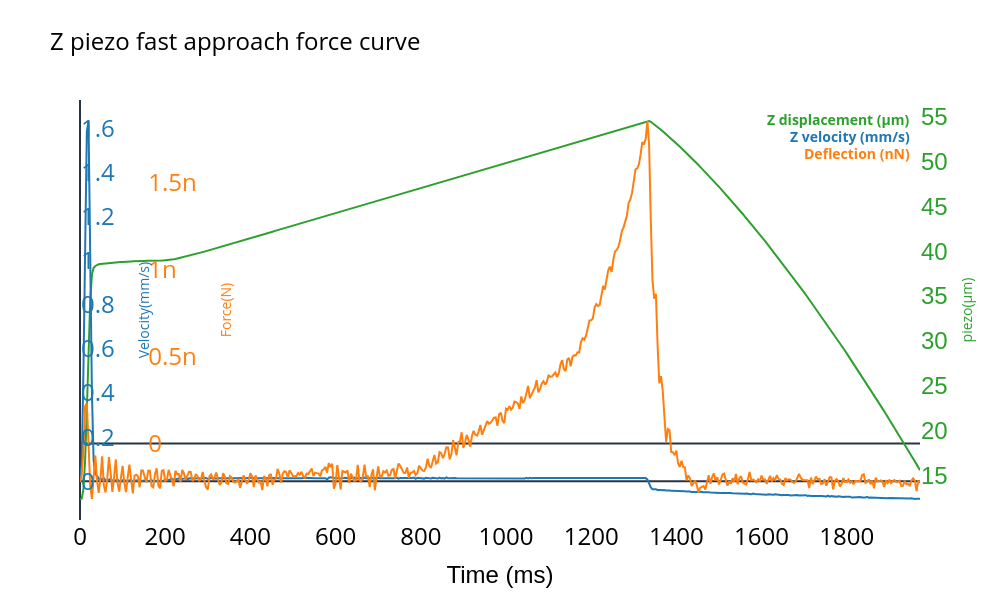

Source (notebook cell):
### Code cell
fig.update_layout(
    xaxis=dict(
        title=dict(
            text='Time (ms)',
            font=dict(size=xfontSize, family=font)
        ),
        showgrid=False,
        color='black',
        tickfont=dict(size=24)
    ),
    yaxis=dict(
        title='piezo(µm)',
        tickformat='1.f',
        side='right',
        showgrid=False,
        color=color1_piezo_displacement,
        tickfont=dict(size=24, family=font)
    ),
    yaxis2=dict(
        title='Velocity(mm/s)',
        overlaying='y',
        side='right',  # Changed to 'right' to put ticks on the right
        showgrid=False,
        color=color2_z_velocity,
        position=0.0,
        tickfont=dict(size=24),
        title_standoff=25  # Push title to the left
    ),
    yaxis3=dict(
        title='Force(N)',
        overlaying='y',
        side='right',  # Changed to 'right' to put ticks on the right
        showgrid=False,
        color=def_color,
        position=0.08,
        tickfont=dict(size=24),
        title_standoff=25  # Push title to the left
    ),
)

### Figure 1 — Plotly figure (JSON) as saved in the notebook; plotly's stock layout.template omitted (floating-point values rounded to 4 significant figures; data arrays with more than 128 entries replaced by an {"elided": "..."} marker saying what was removed)
{"data": [{"line": {"color": "#2ca02c", "width": 2}, "mode": "lines", "name": "Z piezo(µm)", "type": "scatter", "x": {"elided": "494 float values"}, "y": {"elided": "494 float values"}, "yaxis": "y"}, {"line": {"color": "#1f77b4", "width": 2}, "mode": "lines", "name": "Z vel(mm/s)", "type": "scatter", "x": {"elided": "494 float values"}, "y": {"elided": "494 float values"}, "yaxis": "y2"}, {"line": {"color": "#ff7f0e", "width": 2}, "mode": "lines", "name": "Force (µN)", "type": "scatter", "x": {"elided": "494 float values"}, "y": {"elided": "494 float values"}, "yaxis": "y3"}], "layout": {"annotations": [{"align": "right", "font": {"size": 14}, "showarrow": false, "text": "<b><span style='color:#2ca02c''>Z displacement (µm)</span></b>", "x": 0.99, "xref": "paper", "y": 0.98, "yref": "paper"}, {"align": "right", "font": {"size": 14}, "showarrow": false, "text": "<b><span style='color:#1f77b4'>Z velocity (mm/s)</span></b>", "x": 0.99, "xref": "paper", "y": 0.94, "yref": "paper"}, {"align": "right", "font": {"size": 14}, "showarrow": false, "text": "<b><span style='color:#ff7f0e'>Deflection (nN)</span></b>", "x": 0.99, "xref": "paper", "y": 0.9, "yref": "paper"}], "height": 600, "legend": {"font": {"color": "black", "size": 24}, "x": 0.99, "y": 0.99}, "paper_bgcolor": "rgba(0,0,0,0)", "plot_bgcolor": "rgba(0,0,0,0)", "showlegend": false, "title": {"font": {"color": "black", "size": 24}, "text": "Z piezo fast approach force curve"}, "width": 1000, "xaxis": {"color": "black", "showgrid": false, "tickfont": {"size": 24}, "title": {"font": {"family": "Helvetica", "size": 24}, "text": "Time (ms)"}}, "yaxis": {"color": "#2ca02c", "showgrid": false, "side": "right", "tickfont": {"family": "Helvetica", "size": 24}, "tickformat": "1.f", "title": {"text": "piezo(µm)"}}, "yaxis2": {"color": "#1f77b4", "overlaying": "y", "position": 0, "showgrid": false, "side": "right", "tickfont": {"size": 24}, "title": {"standoff": 25, "text": "Velocity(mm/s)"}}, "yaxis3": {"color": "#ff7f0e", "overlaying": "y", "position": 0.08, "showgrid": false, "side": "right", "tickfont": {"size": 24}, "title": {"standoff": 25, "text": "Force(N)"}}}}
